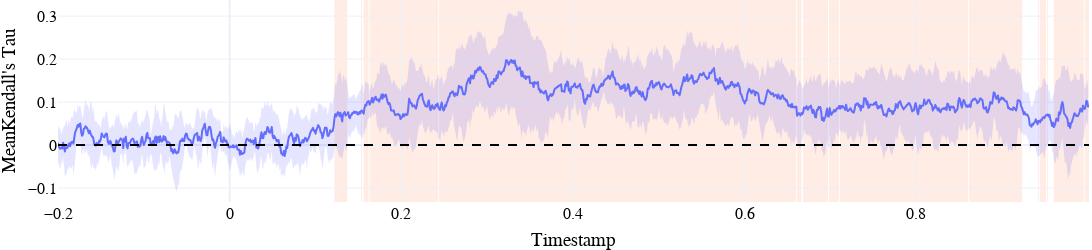

The code cell stored with this chart in its notebook:
### Code cell
taus = []
for subject in data:
    tau = np.array(data[subject]["tau"])
    taus.append(tau)
taus = np.stack(taus)
m_tau = np.nanmean(taus, axis=0)
std_tau = np.nanstd(taus, axis=0)
fig = px.line(x=timestamps,y=m_tau)
fig = fig.add_scatter(
    name='Upper Bound',
    x=timestamps,
    y=m_tau+std_tau,
    mode='lines',
    line=dict(width=0),
    showlegend=False
)
fig = fig.add_scatter(
    name='Lower Bound',
    x=timestamps,
    y=m_tau-std_tau,
    line=dict(width=0),
    mode='lines',
    fillcolor='rgba(0, 0, 255, 0.1)',
    fill='tonexty',
    showlegend=False
)
fig = fig.update_traces(showlegend=False,) #line=dict(color="grey"))
fig = fig.update_layout(
    template="plotly_white",
    yaxis_title="MeanKendall's Tau", 
    xaxis_title="Timestamp",
    width=1200,
    height=250,
    font=dict(family="Merriweather", size=16, color="black"),
    margin=dict(l=0, r=0, t=0, b=0),
)
fig = fig.add_hline(y=0, line=dict(color="black", dash="dash"))
for x0, x1 in significant_periods:
    #if (x1 - x0) > 0.01:
        fig.add_vrect(
            x0=x0, x1=x1,
            fillcolor="LightSalmon", opacity=0.2,
            layer="below", line_width=0,
        )
fig.show()

### Figure 1 — Plotly figure (JSON) as saved in the notebook; plotly's stock layout.template omitted (floating-point values rounded to 4 significant figures; data arrays with more than 128 entries replaced by an {"elided": "..."} marker saying what was removed)
{"data": [{"hovertemplate": "x=%{x}<br>y=%{y}<extra></extra>", "legendgroup": "", "line": {"color": "#636efa", "dash": "solid"}, "marker": {"symbol": "circle"}, "mode": "lines", "name": "", "showlegend": false, "type": "scattergl", "x": {"elided": "1201 float values"}, "xaxis": "x", "y": {"elided": "1201 float values"}, "yaxis": "y"}, {"line": {"width": 0}, "mode": "lines", "name": "Upper Bound", "showlegend": false, "type": "scatter", "x": {"elided": "1201 float values"}, "y": {"elided": "1201 float values"}}, {"fill": "tonexty", "fillcolor": "rgba(0, 0, 255, 0.1)", "line": {"width": 0}, "mode": "lines", "name": "Lower Bound", "showlegend": false, "type": "scatter", "x": {"elided": "1201 float values"}, "y": {"elided": "1201 float values"}}], "layout": {"font": {"color": "black", "family": "Merriweather", "size": 16}, "height": 250, "legend": {"tracegroupgap": 0}, "margin": {"b": 0, "l": 0, "r": 0, "t": 0}, "shapes": [{"line": {"color": "black", "dash": "dash"}, "type": "line", "x0": 0, "x1": 1, "xref": "x domain", "y0": 0, "y1": 0, "yref": "y"}, {"fillcolor": "LightSalmon", "layer": "below", "line": {"width": 0}, "opacity": 0.2, "type": "rect", "x0": 0.122, "x1": 0.137, "xref": "x", "y0": 0, "y1": 1, "yref": "y domain"}, {"fillcolor": "LightSalmon", "layer": "below", "line": {"width": 0}, "opacity": 0.2, "type": "rect", "x0": 0.153, "x1": 0.154, "xref": "x", "y0": 0, "y1": 1, "yref": "y domain"}, {"fillcolor": "LightSalmon", "layer": "below", "line": {"width": 0}, "opacity": 0.2, "type": "rect", "x0": 0.156, "x1": 0.162, "xref": "x", "y0": 0, "y1": 1, "yref": "y domain"}, {"fillcolor": "LightSalmon", "layer": "below", "line": {"width": 0}, "opacity": 0.2, "type": "rect", "x0": 0.163, "x1": 0.243, "xref": "x", "y0": 0, "y1": 1, "yref": "y domain"}, {"fillcolor": "LightSalmon", "layer": "below", "line": {"width": 0}, "opacity": 0.2, "type": "rect", "x0": 0.244, "x1": 0.66, "xref": "x", "y0": 0, "y1": 1, "yref": "y domain"}, {"fillcolor": "LightSalmon", "layer": "below", "line": {"width": 0}, "opacity": 0.2, "type": "rect", "x0": 0.661, "x1": 0.666, "xref": "x", "y0": 0, "y1": 1, "yref": "y domain"}, {"fillcolor": "LightSalmon", "layer": "below", "line": {"width": 0}, "opacity": 0.2, "type": "rect", "x0": 0.668, "x1": 0.697, "xref": "x", "y0": 0, "y1": 1, "yref": "y domain"}, {"fillcolor": "LightSalmon", "layer": "below", "line": {"width": 0}, "opacity": 0.2, "type": "rect", "x0": 0.698, "x1": 0.71, "xref": "x", "y0": 0, "y1": 1, "yref": "y domain"}, {"fillcolor": "LightSalmon", "layer": "below", "line": {"width": 0}, "opacity": 0.2, "type": "rect", "x0": 0.711, "x1": 0.86, "xref": "x", "y0": 0, "y1": 1, "yref": "y domain"}, {"fillcolor": "LightSalmon", "layer": "below", "line": {"width": 0}, "opacity": 0.2, "type": "rect", "x0": 0.861, "x1": 0.923, "xref": "x", "y0": 0, "y1": 1, "yref": "y domain"}, {"fillcolor": "LightSalmon", "layer": "below", "line": {"width": 0}, "opacity": 0.2, "type": "rect", "x0": 0.942, "x1": 0.943, "xref": "x", "y0": 0, "y1": 1, "yref": "y domain"}, {"fillcolor": "LightSalmon", "layer": "below", "line": {"width": 0}, "opacity": 0.2, "type": "rect", "x0": 0.944, "x1": 0.951, "xref": "x", "y0": 0, "y1": 1, "yref": "y domain"}, {"fillcolor": "LightSalmon", "layer": "below", "line": {"width": 0}, "opacity": 0.2, "type": "rect", "x0": 0.952, "x1": 0.953, "xref": "x", "y0": 0, "y1": 1, "yref": "y domain"}, {"fillcolor": "LightSalmon", "layer": "below", "line": {"width": 0}, "opacity": 0.2, "type": "rect", "x0": 0.96, "x1": 0.995, "xref": "x", "y0": 0, "y1": 1, "yref": "y domain"}, {"fillcolor": "LightSalmon", "layer": "below", "line": {"width": 0}, "opacity": 0.2, "type": "rect", "x0": 0.996, "x1": 1.001, "xref": "x", "y0": 0, "y1": 1, "yref": "y domain"}], "width": 1200, "xaxis": {"anchor": "y", "domain": [0, 1], "title": {"text": "Timestamp"}}, "yaxis": {"anchor": "x", "domain": [0, 1], "title": {"text": "MeanKendall's Tau"}}}}
